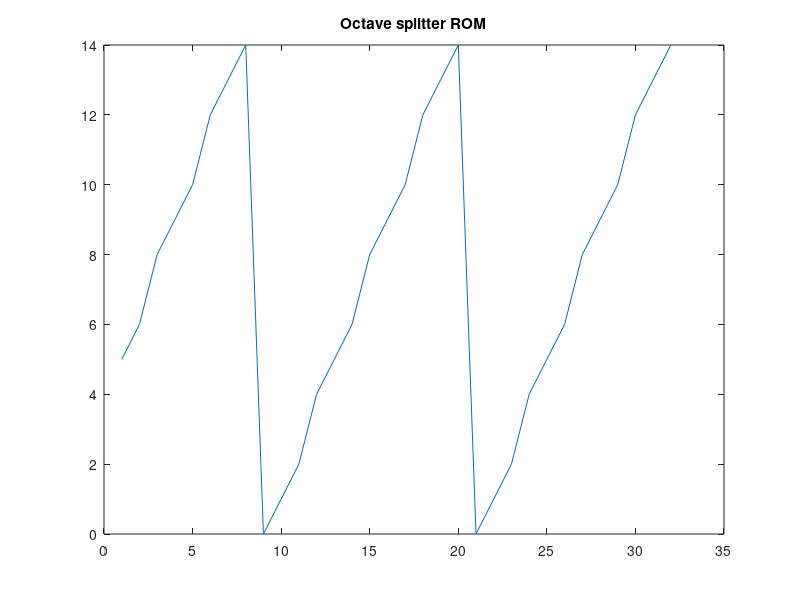
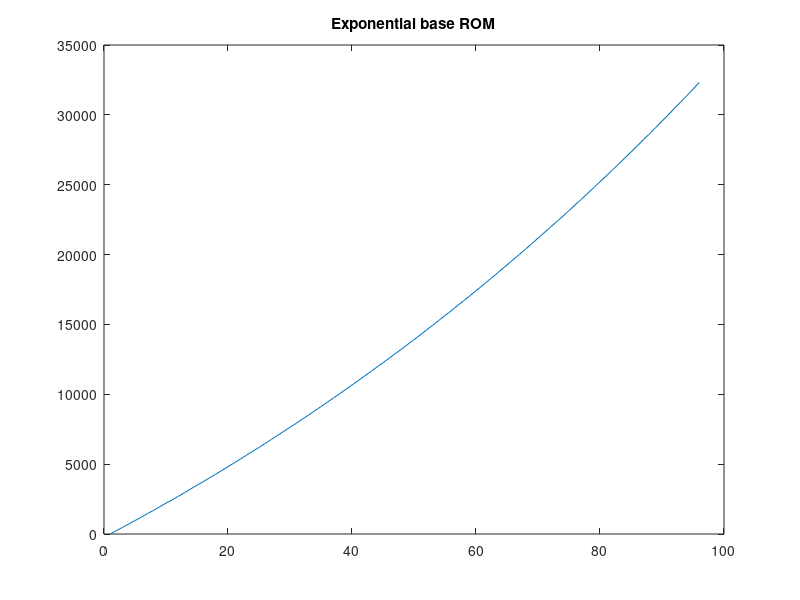
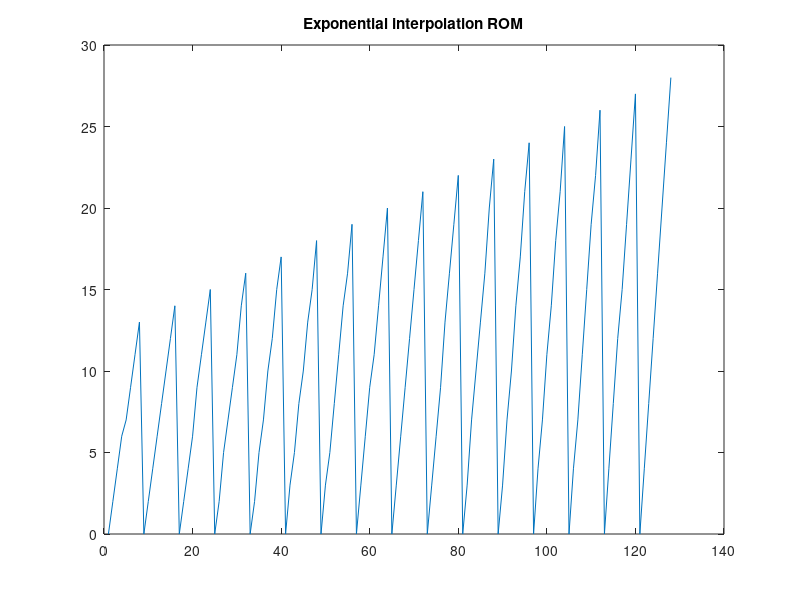
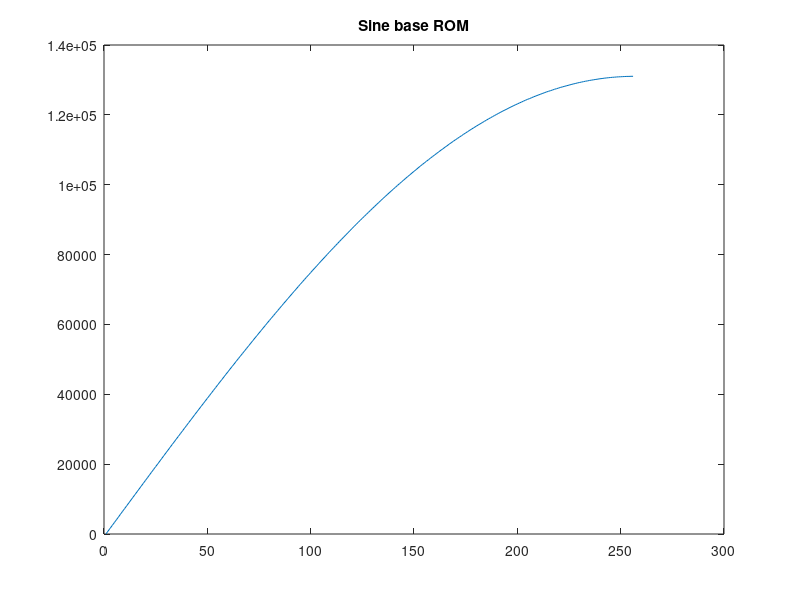

MATLAB code for these plots, in order:
clear;clc;close all force;

figure;
rom_octspl = [0x5, 0x6, 0x8, 0x9, 0xA, 0xC, 0xD, 0xE,...
0x0, 0x1, 0x2, 0x4, 0x5, 0x6, 0x8, 0x9,...
0xA, 0xC, 0xD, 0xE, 0x0, 0x1, 0x2, 0x4,...
0x5, 0x6, 0x8, 0x9, 0xA, 0xC, 0xD, 0xE];

plot(rom_octspl);
title('Octave splitter ROM');

figure;
rom_expbase = [0x0000, 0x00F0, 0x01E0, 0x02D0, 0x03C0, 0x04B1, 0x05B0, 0x06A1,...
0x07A1, 0x08A0, 0x0991, 0x0A91, 0x0B92, 0x0CA1, 0x0DA1, 0x0EA2,...
0x0FB1, 0x10B2, 0x11C2, 0x12D2, 0x13E2, 0x14F2, 0x1612, 0x1722,...
0x1833, 0x1953, 0x1A73, 0x1B93, 0x1CB3, 0x1DD3, 0x1EF3, 0x2023,...
0x2144, 0x2273, 0x23A3, 0x24D4, 0x2604, 0x2734, 0x2874, 0x29A4,...
0x2AE4, 0x2C24, 0x2D64, 0x2EA4, 0x2FE5, 0x3125, 0x3275, 0x33B6,...
0x3506, 0x3656, 0x37A6, 0x3905, 0x3A56, 0x3BB6, 0x3D16, 0x3E67,...
0x3FD6, 0x4136, 0x4297, 0x4407, 0x4567, 0x46D7, 0x4848, 0x49C7,...
0x4B38, 0x4CB7, 0x4E28, 0x4FA8, 0x5128, 0x52B8, 0x5438, 0x55C8,...
0x5749, 0x58D9, 0x5A6A, 0x5C09, 0x5D9A, 0x5F3A, 0x60DA, 0x627A,...
0x641A, 0x65CA, 0x676B, 0x691B, 0x6ACB, 0x6C7B, 0x6E3B, 0x6FEC,...
0x71AC, 0x736C, 0x752C, 0x76FC, 0x78BD, 0x7A8D, 0x7C5D, 0x7E3C];

plot(rom_expbase);
title('Exponential base ROM');

figure;
rom_expint = [0x00, 0x02, 0x04, 0x06, 0x07, 0x09, 0x0B, 0x0D,...
0x00, 0x02, 0x04, 0x06, 0x08, 0x0A, 0x0C, 0x0E,...
0x00, 0x02, 0x04, 0x06, 0x09, 0x0B, 0x0D, 0x0F,...
0x00, 0x02, 0x05, 0x07, 0x09, 0x0B, 0x0E, 0x10,...
0x00, 0x02, 0x05, 0x07, 0x0A, 0x0C, 0x0F, 0x11,...
0x00, 0x03, 0x05, 0x08, 0x0A, 0x0D, 0x0F, 0x12,...
0x00, 0x03, 0x05, 0x08, 0x0B, 0x0E, 0x10, 0x13,...
0x00, 0x03, 0x06, 0x09, 0x0B, 0x0E, 0x11, 0x14,...
0x00, 0x03, 0x06, 0x09, 0x0C, 0x0F, 0x12, 0x15,...
0x00, 0x03, 0x06, 0x09, 0x0D, 0x10, 0x13, 0x16,...
0x00, 0x03, 0x07, 0x0A, 0x0D, 0x10, 0x14, 0x17,...
0x00, 0x03, 0x07, 0x0A, 0x0E, 0x11, 0x15, 0x18,...
0x00, 0x04, 0x07, 0x0B, 0x0E, 0x12, 0x15, 0x19,...
0x00, 0x04, 0x07, 0x0B, 0x0F, 0x13, 0x16, 0x1A,...
0x00, 0x04, 0x08, 0x0C, 0x0F, 0x13, 0x17, 0x1B,...
0x00, 0x04, 0x08, 0x0C, 0x10, 0x14, 0x18, 0x1C];

plot(rom_expint);
title('Exponential interpolation ROM');

figure;
rom_sinbase = [0x0003E, 0x0035E, 0x0067E, 0x0099E, 0x00CBF, 0x00FDF, 0x012FF, 0x0163D,...
0x0195E, 0x01C7E, 0x01F9E, 0x022BE, 0x025DE, 0x028FE, 0x02C1E, 0x02F3E,...
0x0325E, 0x0357E, 0x0389E, 0x03BBE, 0x03EDE, 0x041FE, 0x0451E, 0x0483E,...
0x04B5D, 0x04E5E, 0x0517E, 0x0549E, 0x057BE, 0x05ADD, 0x05DDE, 0x060FE,...
0x0641D, 0x0671E, 0x06A3D, 0x06D3E, 0x0705D, 0x0735E, 0x0767D, 0x0797E,...
0x07C9D, 0x07F9D, 0x0829E, 0x085BD, 0x088BD, 0x08BBD, 0x08EBD, 0x091BD,...
0x094BD, 0x097BD, 0x09ABD, 0x09DBD, 0x0A0BD, 0x0A3BD, 0x0A6BC, 0x0A9BC,...
0x0AC9D, 0x0AF9C, 0x0B29B, 0x0B57C, 0x0B87B, 0x0BB5C, 0x0BE3C, 0x0C13B,...
0x0C41C, 0x0C6FC, 0x0C9DC, 0x0CCBC, 0x0CF9C, 0x0D27C, 0x0D55B, 0x0D83B,...
0x0DB1B, 0x0DDDB, 0x0E0BB, 0x0E37C, 0x0E65B, 0x0E91B, 0x0EBFA, 0x0EEBA,...
0x0F17B, 0x0F43B, 0x0F6FB, 0x0F9BB, 0x0FC7A, 0x0FF3A, 0x101FA, 0x1049A,...
0x1075A, 0x109FB, 0x10CB9, 0x10F5A, 0x111FA, 0x114B9, 0x11759, 0x119F9,...
0x11C99, 0x11F38, 0x121B9, 0x12459, 0x126F8, 0x12979, 0x12BF9, 0x12E98,...
0x13118, 0x13398, 0x13618, 0x13898, 0x13B18, 0x13D97, 0x13FF8, 0x14277,...
0x144D8, 0x14757, 0x149B7, 0x14C17, 0x14E77, 0x150D7, 0x15337, 0x15596,...
0x157F6, 0x15A36, 0x15C96, 0x15ED6, 0x16116, 0x16356, 0x16596, 0x167D6,...
0x16A15, 0x16C55, 0x16E76, 0x170B5, 0x172D5, 0x17514, 0x17734, 0x17954,...
0x17B74, 0x17D93, 0x17F94, 0x181B4, 0x183B4, 0x185D3, 0x187D3, 0x189D3,...
0x18BD3, 0x18DD3, 0x18FD2, 0x191B3, 0x193B2, 0x19593, 0x19773, 0x19971,...
0x19B51, 0x19D31, 0x19EF2, 0x1A0D1, 0x1A292, 0x1A471, 0x1A631, 0x1A7F1,...
0x1A9B1, 0x1AB71, 0x1AD30, 0x1AED1, 0x1B090, 0x1B230, 0x1B3EF, 0x1B58F,...
0x1B72F, 0x1B8CF, 0x1BA50, 0x1BBEF, 0x1BD6F, 0x1BF0E, 0x1C08E, 0x1C20E,...
0x1C38E, 0x1C50D, 0x1C66E, 0x1C7ED, 0x1C94E, 0x1CAAE, 0x1CC0E, 0x1CD6E,...
0x1CECD, 0x1D02C, 0x1D16D, 0x1D2CC, 0x1D40C, 0x1D54C, 0x1D68C, 0x1D7CC,...
0x1D90B, 0x1DA2B, 0x1DB4C, 0x1DC8B, 0x1DDAB, 0x1DECA, 0x1DFEA, 0x1E0EB,...
0x1E20A, 0x1E30A, 0x1E429, 0x1E529, 0x1E629, 0x1E70A, 0x1E809, 0x1E908,...
0x1E9E9, 0x1EAC9, 0x1EBA9, 0x1EC88, 0x1ED68, 0x1EE47, 0x1EF08, 0x1EFC8,...
0x1F088, 0x1F166, 0x1F207, 0x1F2C7, 0x1F386, 0x1F426, 0x1F4C7, 0x1F567,...
0x1F606, 0x1F6A6, 0x1F745, 0x1F7C6, 0x1F865, 0x1F8E5, 0x1F965, 0x1F9E5,...
0x1FA64, 0x1FAC5, 0x1FB44, 0x1FBA4, 0x1FC04, 0x1FC64, 0x1FCC3, 0x1FD23,...
0x1FD63, 0x1FDC2, 0x1FE02, 0x1FE42, 0x1FE82, 0x1FEC1, 0x1FEE2, 0x1FF21,...
0x1FF41, 0x1FF61, 0x1FF81, 0x1FFA1, 0x1FFC0, 0x1FFC1, 0x1FFE0, 0x1FFE0];

plot(rom_sinbase);
title('Sine base ROM');

figure;
rom_sinint = [0x00, 0x00, 0x00, 0x00, 0x00, 0x00, 0x00, 0x00,...
0x00, 0x00, 0x00, 0x00, 0x00, 0x00, 0x00, 0x00,...
0x00, 0x00, 0x00, 0x00, 0x00, 0x00, 0x00, 0x00,...
0x00, 0x00, 0x01, 0x01, 0x01, 0x01, 0x01, 0x01,...
0x00, 0x00, 0x00, 0x00, 0x00, 0x01, 0x01, 0x01,...
0x01, 0x01, 0x01, 0x01, 0x01, 0x01, 0x01, 0x02,...
0x00, 0x00, 0x00, 0x00, 0x01, 0x01, 0x01, 0x01,...
0x01, 0x01, 0x02, 0x02, 0x02, 0x02, 0x02, 0x02,...
0x00, 0x00, 0x00, 0x01, 0x01, 0x01, 0x01, 0x01,...
0x02, 0x02, 0x02, 0x02, 0x03, 0x03, 0x03, 0x03,...
0x00, 0x00, 0x01, 0x01, 0x01, 0x01, 0x02, 0x02,...
0x02, 0x02, 0x03, 0x03, 0x03, 0x03, 0x04, 0x04,...
0x00, 0x00, 0x01, 0x01, 0x01, 0x02, 0x02, 0x02,...
0x03, 0x03, 0x03, 0x03, 0x04, 0x04, 0x04, 0x05,...
0x00, 0x00, 0x01, 0x01, 0x01, 0x02, 0x02, 0x03,...
0x03, 0x03, 0x04, 0x04, 0x04, 0x05, 0x05, 0x05,...
0x00, 0x00, 0x01, 0x01, 0x02, 0x02, 0x03, 0x03,...
0x03, 0x04, 0x04, 0x05, 0x05, 0x05, 0x06, 0x06,...
0x00, 0x00, 0x01, 0x01, 0x02, 0x02, 0x03, 0x03,...
0x04, 0x04, 0x05, 0x05, 0x06, 0x06, 0x07, 0x07,...
0x00, 0x01, 0x01, 0x02, 0x02, 0x03, 0x03, 0x04,...
0x04, 0x05, 0x05, 0x06, 0x06, 0x07, 0x07, 0x08,...
0x00, 0x01, 0x01, 0x02, 0x02, 0x03, 0x03, 0x04,...
0x05, 0x05, 0x06, 0x06, 0x07, 0x07, 0x08, 0x09,...
0x00, 0x01, 0x01, 0x02, 0x03, 0x03, 0x04, 0x04,...
0x05, 0x06, 0x06, 0x07, 0x08, 0x08, 0x09, 0x09,...
0x00, 0x01, 0x01, 0x02, 0x03, 0x03, 0x04, 0x05,...
0x05, 0x06, 0x07, 0x07, 0x08, 0x09, 0x09, 0x0A,...
0x00, 0x01, 0x01, 0x02, 0x03, 0x04, 0x04, 0x05,...
0x06, 0x07, 0x07, 0x08, 0x09, 0x09, 0x0A, 0x0B,...
0x00, 0x01, 0x02, 0x02, 0x03, 0x04, 0x05, 0x05,...
0x06, 0x07, 0x08, 0x09, 0x09, 0x0A, 0x0B, 0x0C,...
0x00, 0x01, 0x02, 0x03, 0x03, 0x04, 0x05, 0x06,...
0x07, 0x08, 0x08, 0x09, 0x0A, 0x0B, 0x0C, 0x0D,...
0x00, 0x01, 0x02, 0x03, 0x04, 0x04, 0x05, 0x06,...
0x07, 0x08, 0x09, 0x0A, 0x0B, 0x0C, 0x0C, 0x0D,...
0x00, 0x01, 0x02, 0x03, 0x04, 0x05, 0x06, 0x07,...
0x08, 0x08, 0x09, 0x0A, 0x0B, 0x0C, 0x0D, 0x0E,...
0x00, 0x01, 0x02, 0x03, 0x04, 0x05, 0x06, 0x07,...
0x08, 0x09, 0x0A, 0x0B, 0x0C, 0x0D, 0x0E, 0x0F,...
0x00, 0x01, 0x02, 0x03, 0x04, 0x05, 0x06, 0x07,...
0x08, 0x09, 0x0A, 0x0B, 0x0D, 0x0E, 0x0F, 0x10,...
0x00, 0x01, 0x02, 0x03, 0x04, 0x05, 0x07, 0x08,...
0x09, 0x0A, 0x0B, 0x0C, 0x0D, 0x0E, 0x0F, 0x10,...
0x00, 0x01, 0x02, 0x03, 0x05, 0x06, 0x07, 0x08,...
0x09, 0x0A, 0x0B, 0x0D, 0x0E, 0x0F, 0x10, 0x11,...
0x00, 0x01, 0x02, 0x04, 0x05, 0x06, 0x07, 0x08,...
0x0A, 0x0B, 0x0C, 0x0D, 0x0E, 0x10, 0x11, 0x12,...
0x00, 0x01, 0x03, 0x04, 0x05, 0x06, 0x08, 0x09,...
0x0A, 0x0B, 0x0D, 0x0E, 0x0F, 0x10, 0x12, 0x13,...
0x00, 0x01, 0x03, 0x04, 0x05, 0x07, 0x08, 0x09,...
0x0A, 0x0C, 0x0D, 0x0E, 0x10, 0x11, 0x12, 0x14,...
0x00, 0x01, 0x03, 0x04, 0x05, 0x07, 0x08, 0x09,...
0x0B, 0x0C, 0x0E, 0x0F, 0x10, 0x12, 0x13, 0x14,...
0x00, 0x01, 0x03, 0x04, 0x06, 0x07, 0x08, 0x0A,...
0x0B, 0x0D, 0x0E, 0x0F, 0x11, 0x12, 0x14, 0x15,...
0x00, 0x01, 0x03, 0x04, 0x06, 0x07, 0x09, 0x0A,...
0x0C, 0x0D, 0x0F, 0x10, 0x12, 0x13, 0x14, 0x16,...
0x00, 0x02, 0x03, 0x05, 0x06, 0x08, 0x09, 0x0B,...
0x0C, 0x0E, 0x0F, 0x11, 0x12, 0x14, 0x15, 0x17,...
0x00, 0x02, 0x03, 0x05, 0x06, 0x08, 0x09, 0x0B,...
0x0D, 0x0E, 0x10, 0x11, 0x13, 0x14, 0x16, 0x17,...
0x00, 0x02, 0x03, 0x05, 0x06, 0x08, 0x0A, 0x0B,...
0x0D, 0x0F, 0x10, 0x12, 0x13, 0x15, 0x17, 0x18];

plot(rom_sinint);
title('Sine interpolation ROM');

for x = uint32(1):(uint32(0x5f) * uint32(0x8))
   rom_expfull(uint32(x)) = uint32(rom_expbase(uint32((x - 4) / uint32(0x8)) + 1)) + uint32(rom_expint(uint32(mod((x / uint32(0x40)), uint32(16)) * uint32(0x8) + mod(x, uint32(8)) + 1))) * uint32(16);
   rom_expfull_int(uint32(x)) = uint32(rom_expint(uint32(mod((x / uint32(0x40)), uint32(16)) * uint32(0x8) + mod(x, uint32(8)) + 1))) * uint32(16);
end

figure;
plot(rom_expfull);
hold on;
plot(rom_expfull_int);
title('Reconstructed exponential ROM');

for x = uint32(1):(uint32(0xff) * uint32(16))
   sin_expfull(uint32(x)) = uint32(rom_sinbase(uint32((x - 8) / uint32(16)) + 1)) + uint32(rom_sinint(uint32(mod((((uint32(0xf8) * uint32(16) + 1) - x) / uint32(0x100)), uint32(16)) * uint32(16) + mod(x, uint32(16)) + 1))) * uint32(64);
   sin_expfull_int(uint32(x)) = uint32(rom_sinint(uint32(mod((((uint32(0xf8) * uint32(16) + 1) - x) / uint32(0x100)), uint32(16)) * uint32(16) + mod(x, uint32(16)) + 1))) * uint32(64);
end

figure;
plot(sin_expfull);
hold on;
plot(sin_expfull_int);
title('Reconstructed sine ROM');